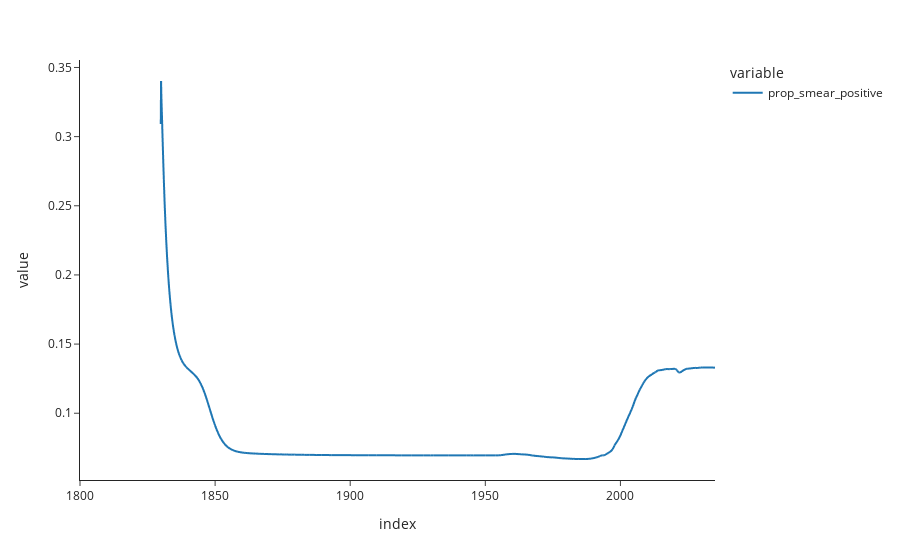

The code cell stored with this chart in its notebook:
### Code cell
# Plot each series. Each call will automatically plot on the same figure.
derived_df_0['prop_smear_positive'].plot()

### Figure 1 — Plotly figure (JSON) as saved in the notebook; plotly's stock layout.template omitted (floating-point values rounded to 4 significant figures; data arrays with more than 128 entries replaced by an {"elided": "..."} marker saying what was removed)
{"data": [{"hovertemplate": "variable=prop_smear_positive<br>index=%{x}<br>value=%{y}<extra></extra>", "legendgroup": "prop_smear_positive", "line": {"color": "#1F77B4", "dash": "solid"}, "marker": {"symbol": "circle"}, "mode": "lines", "name": "prop_smear_positive", "showlegend": true, "type": "scattergl", "x": {"elided": "2351 float values"}, "xaxis": "x", "y": {"elided": "2351 float values"}, "yaxis": "y"}], "layout": {"legend": {"title": {"text": "variable"}, "tracegroupgap": 0}, "margin": {"t": 60}, "xaxis": {"anchor": "y", "domain": [0, 1], "title": {"text": "index"}}, "yaxis": {"anchor": "x", "domain": [0, 1], "title": {"text": "value"}}}}
